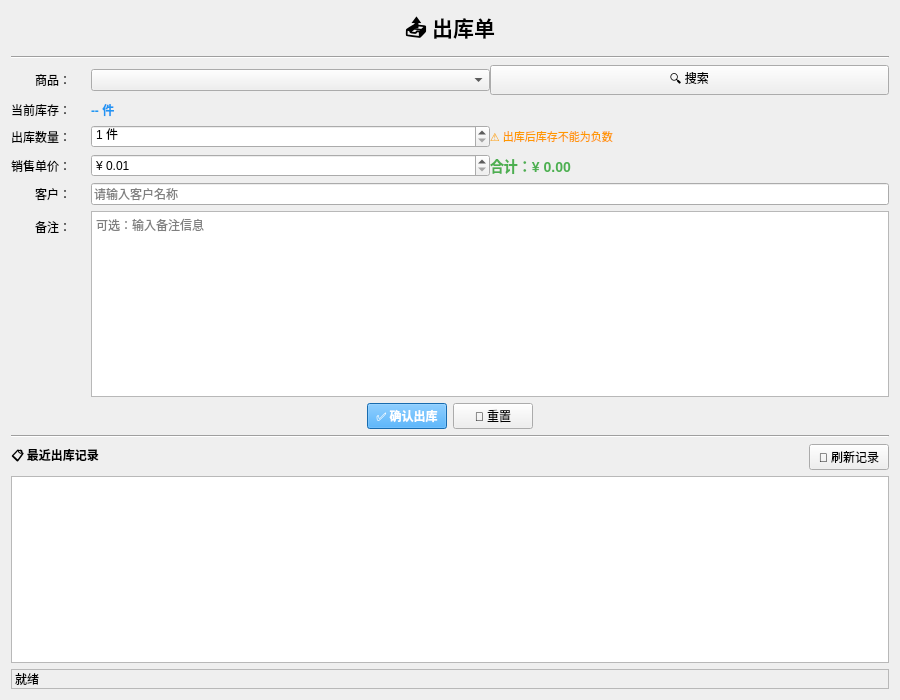
<?xml version="1.0" encoding="UTF-8"?>
<ui version="4.0">
 <class>DeductWidget</class>
 <widget class="QWidget" name="DeductWidget">
  <property name="geometry">
   <rect>
    <x>0</x>
    <y>0</y>
    <width>900</width>
    <height>700</height>
   </rect>
  </property>
  <property name="windowTitle">
   <string>出库管理</string>
  </property>
  <layout class="QVBoxLayout" name="verticalLayout">
   <!-- 标题 -->
   <item>
    <widget class="QLabel" name="titleLabel">
     <property name="font">
      <font>
       <pointsize>16</pointsize>
       <bold>true</bold>
      </font>
     </property>
     <property name="text">
      <string>📤 出库单</string>
     </property>
     <property name="alignment">
      <set>Qt::AlignCenter</set>
     </property>
    </widget>
   </item>
   <!-- 分隔线 -->
   <item>
    <widget class="QFrame" name="line">
     <property name="frameShape">
      <enum>QFrame::HLine</enum>
     </property>
     <property name="frameShadow">
      <enum>QFrame::Sunken</enum>
     </property>
    </widget>
   </item>
   <!-- 表单区域 -->
   <item>
    <layout class="QFormLayout" name="formLayout">
     <property name="labelAlignment">
      <set>Qt::AlignRight</set>
     </property>
     <property name="horizontalSpacing">
      <number>20</number>
     </property>
     <item row="0" column="0">
      <widget class="QLabel" name="productLabel">
       <property name="text">
        <string>商品：</string>
       </property>
      </widget>
     </item>
     <item row="0" column="1">
      <layout class="QHBoxLayout" name="productLayout">
       <item>
        <widget class="QComboBox" name="productCombo">
         <property name="minimumWidth">
          <number>250</number>
         </property>
         <property name="placeholderText">
          <string>请选择商品</string>
         </property>
        </widget>
       </item>
       <item>
        <widget class="QPushButton" name="searchProductButton">
         <property name="text">
          <string>🔍 搜索</string>
         </property>
        </widget>
       </item>
      </layout>
     </item>
     <item row="1" column="0">
      <widget class="QLabel" name="currentStockLabel">
       <property name="text">
        <string>当前库存：</string>
       </property>
      </widget>
     </item>
     <item row="1" column="1">
      <widget class="QLabel" name="currentStockValue">
       <property name="text">
        <string>-- 件</string>
       </property>
       <property name="styleSheet">
        <string>font-weight: bold; color: #2196f3;</string>
       </property>
      </widget>
     </item>
     <item row="2" column="0">
      <widget class="QLabel" name="quantityLabel">
       <property name="text">
        <string>出库数量：</string>
       </property>
      </widget>
     </item>
     <item row="2" column="1">
      <layout class="QHBoxLayout" name="quantityLayout">
       <item>
        <widget class="QSpinBox" name="quantitySpin">
         <property name="minimum">
          <number>1</number>
         </property>
         <property name="maximum">
          <number>99999</number>
         </property>
         <property name="suffix">
          <string> 件</string>
         </property>
        </widget>
       </item>
       <item>
        <widget class="QLabel" name="warningLabel">
         <property name="text">
          <string>⚠️ 出库后库存不能为负数</string>
         </property>
         <property name="styleSheet">
          <string>color: #ff9800; font-size: 11px;</string>
         </property>
        </widget>
       </item>
      </layout>
     </item>
     <item row="3" column="0">
      <widget class="QLabel" name="priceLabel">
       <property name="text">
        <string>销售单价：</string>
       </property>
      </widget>
     </item>
     <item row="3" column="1">
      <layout class="QHBoxLayout" name="priceLayout">
       <item>
        <widget class="QDoubleSpinBox" name="priceSpin">
         <property name="minimum">
          <double>0.01</double>
         </property>
         <property name="maximum">
          <double>999999.99</double>
         </property>
         <property name="prefix">
          <string>¥ </string>
         </property>
         <property name="decimals">
          <number>2</number>
         </property>
        </widget>
       </item>
       <item>
        <widget class="QLabel" name="totalLabel">
         <property name="text">
          <string>合计：¥ 0.00</string>
         </property>
         <property name="styleSheet">
          <string>color: #4caf50; font-weight: bold; font-size: 14px;</string>
         </property>
        </widget>
       </item>
      </layout>
     </item>
     <item row="4" column="0">
      <widget class="QLabel" name="customerLabel">
       <property name="text">
        <string>客户：</string>
       </property>
      </widget>
     </item>
     <item row="4" column="1">
      <widget class="QLineEdit" name="customerEdit">
       <property name="placeholderText">
        <string>请输入客户名称</string>
       </property>
      </widget>
     </item>
     <item row="5" column="0">
      <widget class="QLabel" name="remarkLabel">
       <property name="text">
        <string>备注：</string>
       </property>
      </widget>
     </item>
     <item row="5" column="1">
      <widget class="QTextEdit" name="remarkEdit">
       <property name="maximumHeight">
        <number>80</number>
       </property>
       <property name="placeholderText">
        <string>可选：输入备注信息</string>
       </property>
      </widget>
     </item>
    </layout>
   </item>
   <!-- 按钮区域 -->
   <item>
    <layout class="QHBoxLayout" name="buttonLayout">
     <item>
      <spacer name="horizontalSpacer">
       <property name="orientation">
        <enum>Qt::Horizontal</enum>
       </property>
       <property name="sizeHint" stdset="0">
        <size>
         <width>40</width>
         <height>20</height>
        </size>
       </property>
      </spacer>
     </item>
     <item>
      <widget class="QPushButton" name="confirmButton">
       <property name="text">
        <string>✅ 确认出库</string>
       </property>
       <property name="minimumWidth">
        <number>120</number>
       </property>
       <property name="styleSheet">
        <string>background-color: #2196f3; color: white; font-weight: bold;</string>
       </property>
      </widget>
     </item>
     <item>
      <widget class="QPushButton" name="resetButton">
       <property name="text">
        <string>🔄 重置</string>
       </property>
       <property name="minimumWidth">
        <number>100</number>
       </property>
      </widget>
     </item>
     <item>
      <spacer name="horizontalSpacer_2">
       <property name="orientation">
        <enum>Qt::Horizontal</enum>
       </property>
       <property name="sizeHint" stdset="0">
        <size>
         <width>40</width>
         <height>20</height>
        </size>
       </property>
      </spacer>
     </item>
    </layout>
   </item>
   <!-- 分隔线 -->
   <item>
    <widget class="QFrame" name="line_2">
     <property name="frameShape">
      <enum>QFrame::HLine</enum>
     </property>
     <property name="frameShadow">
      <enum>QFrame::Sunken</enum>
     </property>
    </widget>
   </item>
   <!-- 出库记录标题 -->
   <item>
    <layout class="QHBoxLayout" name="historyTitleLayout">
     <item>
      <widget class="QLabel" name="historyLabel">
       <property name="text">
        <string>📋 最近出库记录</string>
       </property>
       <property name="font">
        <font>
         <bold>true</bold>
        </font>
       </property>
      </widget>
     </item>
     <item>
      <spacer name="horizontalSpacer_3">
       <property name="orientation">
        <enum>Qt::Horizontal</enum>
       </property>
       <property name="sizeHint" stdset="0">
        <size>
         <width>40</width>
         <height>20</height>
        </size>
       </property>
      </spacer>
     </item>
     <item>
      <widget class="QPushButton" name="refreshHistoryButton">
       <property name="text">
        <string>🔄 刷新记录</string>
       </property>
      </widget>
     </item>
    </layout>
   </item>
   <!-- 出库记录表格 -->
   <item>
    <widget class="QTableWidget" name="historyTable">
     <property name="alternatingRowColors">
      <bool>true</bool>
     </property>
     <property name="selectionBehavior">
      <enum>QAbstractItemView::SelectRows</enum>
     </property>
     <property name="editTriggers">
      <set>QAbstractItemView::NoEditTriggers</set>
     </property>
     <attribute name="horizontalHeaderStretchLastSection">
      <bool>true</bool>
     </attribute>
    </widget>
   </item>
   <!-- 状态栏 -->
   <item>
    <widget class="QLabel" name="statusLabel">
     <property name="text">
      <string>就绪</string>
     </property>
     <property name="frameShape">
      <enum>QFrame::StyledPanel</enum>
     </property>
    </widget>
   </item>
  </layout>
 </widget>
 <resources/>
 <connections/>
</ui>
